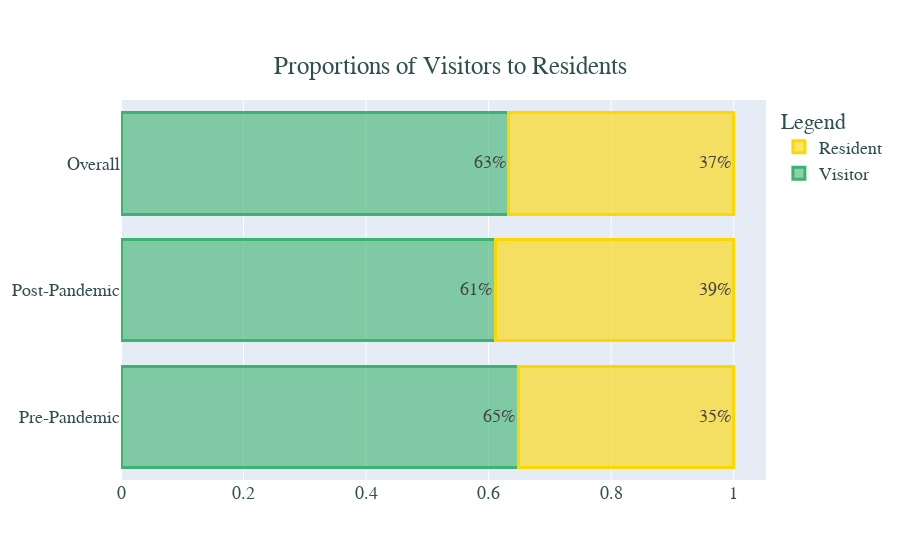

Notebook code for this chart:
### Code cell
import plotly.graph_objects as px

stacked = go.Figure()
stacked.add_trace(go.Bar(
    y=['Pre-Pandemic', 'Post-Pandemic', 'Overall'],
    x=[0.6481, 0.6105,  0.6331],
    text=['65%','61%','63%'],
    name='Visitor',
    orientation='h',
    marker=dict(
        color='rgba(60,179,113, 0.6)',
        line=dict(color='rgba(60,179,113, 1.0)', width=3)
    )
))
stacked.add_trace(go.Bar(
    y=['Pre-Pandemic', 'Post-Pandemic', 'Overall'],
    x=[0.3519, 0.3895, 0.3669],
    text=['35%','39%','37%'],
    name='Resident',
    orientation='h',
    marker=dict(
        color='rgba(255,215,0, 0.6)',
        line=dict(color='rgba(255,215,0, 1.0)', width=3)
    )
))

stacked.update_layout(
    legend_title="Legend",
    font=dict(
        family="Barlow, monospace",
        size=18,
        color="darkslategray"
    )
)

stacked.update_layout(
    title={
        'text': "Proportions of Visitors to Residents",
        'y':0.9,
        'x':0.5,
        'xanchor': 'center',
        'yanchor': 'top'})
stacked.update_layout(barmode='stack')

stacked.show()

### Figure 1 — Plotly figure (JSON) as saved in the notebook; plotly's stock layout.template omitted (floating-point values rounded to 4 significant figures)
{"data": [{"marker": {"color": "rgba(60,179,113, 0.6)", "line": {"color": "rgba(60,179,113, 1.0)", "width": 3}}, "name": "Visitor", "orientation": "h", "text": ["65%", "61%", "63%"], "type": "bar", "x": [0.6481, 0.6105, 0.6331], "y": ["Pre-Pandemic", "Post-Pandemic", "Overall"]}, {"marker": {"color": "rgba(255,215,0, 0.6)", "line": {"color": "rgba(255,215,0, 1.0)", "width": 3}}, "name": "Resident", "orientation": "h", "text": ["35%", "39%", "37%"], "type": "bar", "x": [0.3519, 0.3895, 0.3669], "y": ["Pre-Pandemic", "Post-Pandemic", "Overall"]}], "layout": {"autosize": true, "barmode": "stack", "font": {"color": "darkslategray", "family": "Barlow, monospace", "size": 18}, "legend": {"title": {"text": "Legend"}}, "title": {"text": "Proportions of Visitors to Residents", "x": 0.5, "xanchor": "center", "y": 0.9, "yanchor": "top"}, "xaxis": {"autorange": true, "range": [0, 1.053], "type": "linear"}, "yaxis": {"autorange": true, "range": [-0.5, 2.5], "type": "category"}}}
